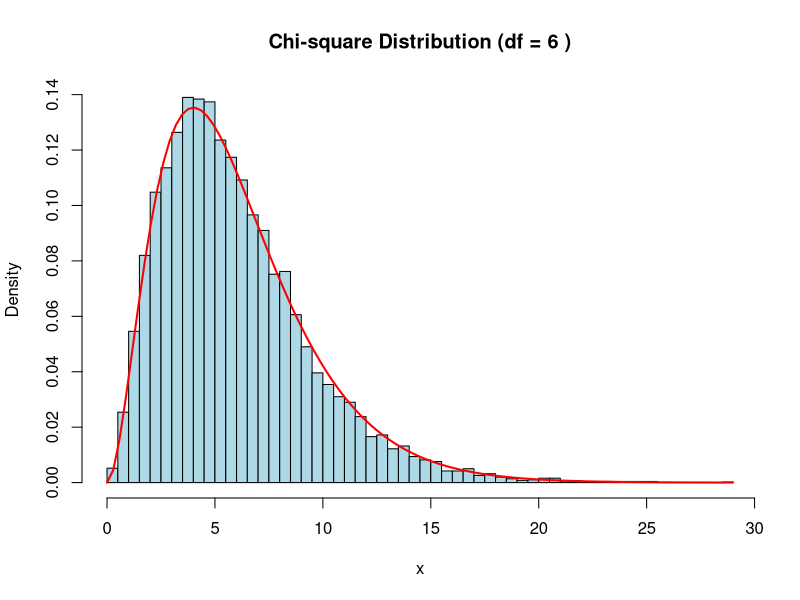

Reproduce this figure in R.
# E1-2: Chi-square distributed data - generation and properties
set.seed(123)
n  <- 10000
df <- 6

chisq_data <- rchisq(n, df)

cat("Sample Mean       :", mean(chisq_data), " (Theoretical:", df, ")\n")
cat("Sample Variance    :", var(chisq_data), " (Theoretical:", 2*df, ")\n")
# cat("Sample Skewness    :", mean((chisq_data-mean(chisq_data))^3)/sd(chisq_data)^3,
    # " (Theoretical:", sqrt(8/df), ")\n")

hist(chisq_data, breaks = 50, probability = TRUE, col = "lightblue",
     main = paste("Chi-square Distribution (df =", df, ")"), xlab = "x")
curve(dchisq(x, df), add = TRUE, col = "red", lwd = 2)

# Relationship: sum of squares of standard normal variables -- chaile bad diye dio.
z <- matrix(rnorm(n*df), ncol = df)
chisq_manual <- rowSums(z^2)
cat("\nMean of manually generated Chi-square:", mean(chisq_manual), "\n")
